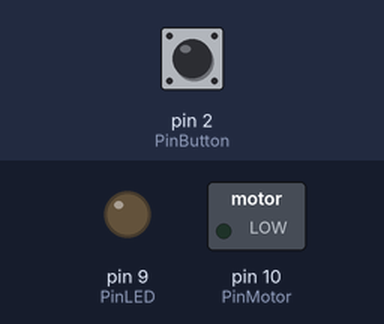
Bench run of a sketch on a simulated Arduino Uno, built with avr-gcc and run on an emulated ATmega328P. Parts: switched loads named in the sketch (green lamp = pin HIGH), output pins drawn as LEDs (lit = HIGH). Inputs (shaded band) come from the test bench; at power-on: pin 2 (PinButton) LOW.

Above: at 1.2 s.
1.3 s: pin 2 (PinButton) pulled HIGH for 3.2 s
At 2.7 s:
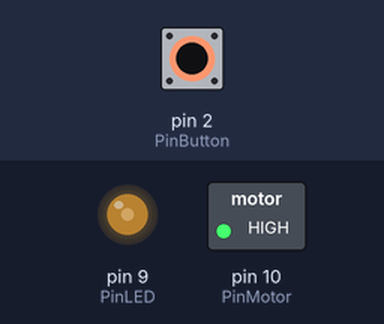
6.8 s: pin 2 (PinButton) pulled HIGH for 0.15 s
At 9.6 s:
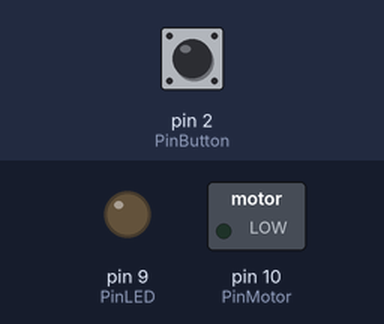
9.9 s: pin 2 (PinButton) pulled HIGH for 1 s
At 10.5 s:
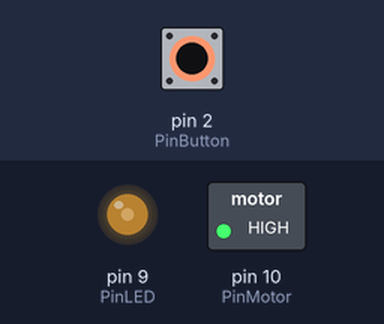
Timing chart, 0 to 13.4 s (numbered marks = the images above; inputs shaded):
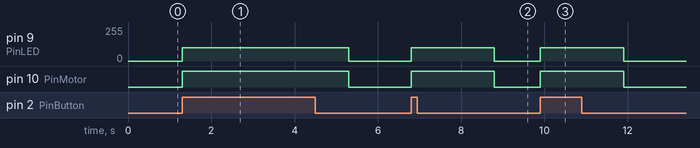

Measured:
- after the input at 1.3 s, pin 9 (PinLED): 0/255 → 100/255 at once, → 0/255 4.0 s later; pin 10 (PinMotor): LOW → HIGH at once, → LOW 4.0 s later
- after the input at 6.8 s, pin 9 (PinLED): 0/255 → 100/255 at once, → 0/255 2.0 s later; pin 10 (PinMotor): LOW → HIGH at once, → LOW 2.0 s later
- after the input at 9.9 s, pin 9 (PinLED): 0/255 → 100/255 at once, → 0/255 2.0 s later; pin 10 (PinMotor): LOW → HIGH at once, → LOW 2.0 s later

The sketch:

VibrateWithButtonPress.ino
```cpp
// Turn on a vibration motor, such as the 'Vibrating Mini Motor Disc 1201' from Adafruit, whenever a button is pressed
// An indicator LED will also turn on when the motor is in use

// Motor settings
const int PinMotor=10 ; //The pin the vibration motor is connected to
const int power=255; //Set power level for motor (0-255)

// LED settings
const int PinLED=9; //The pin the indicator LED is connected to
const int brightness=100; //Set brightness of LED (0-255)

// General settings
const int durationON=2000; //Set duration that the motor and LED should be on for

// Button settings
const int PinButton=2;
int buttonState;

void setup() {
  //Set pins to output/input and off
    pinMode(PinMotor,OUTPUT);
    digitalWrite(PinMotor,LOW);

    pinMode(PinLED,OUTPUT);
    digitalWrite(PinLED,LOW);

    pinMode(PinButton,INPUT);
  }

void loop() {
  // Monitor whether or not button is pressed
  buttonState=digitalRead(PinButton);

  //If pressed, turn on motor and LED for specified duration
  if (buttonState==HIGH){
      analogWrite(PinMotor,power);
      analogWrite(PinLED,brightness);

      delay(durationON);

      analogWrite(PinMotor,0);
      analogWrite(PinLED,0);
  }
}
```
